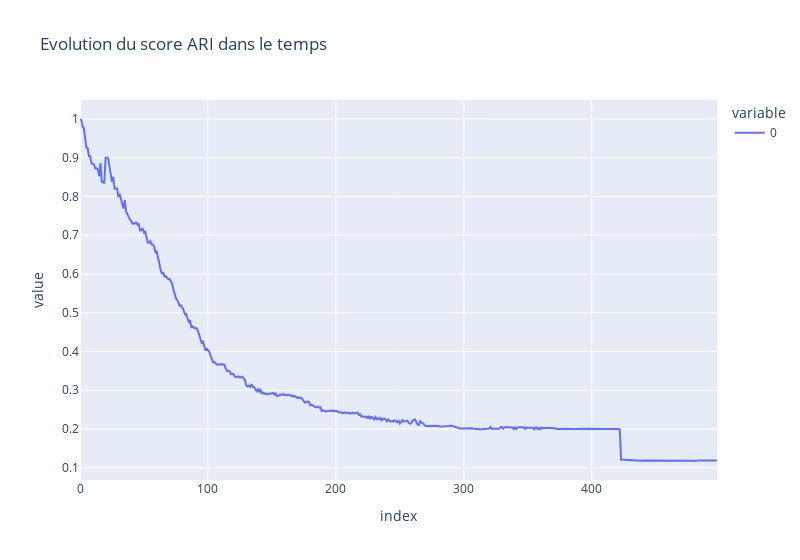

The cell this chart's notebook holds for it:
### Code cell
fig = px.line(
    result,
    title=f"Evolution du score ARI dans le temps",
    width=800,
)
fig.show()

### Figure 1 — Plotly figure (JSON) as saved in the notebook; plotly's stock layout.template omitted (floating-point values rounded to 4 significant figures; data arrays with more than 128 entries replaced by an {"elided": "..."} marker saying what was removed)
{"data": [{"hovertemplate": "variable=0<br>index=%{x}<br>value=%{y}<extra></extra>", "legendgroup": "0", "line": {"color": "#636efa", "dash": "solid"}, "marker": {"symbol": "circle"}, "mode": "lines", "name": "0", "orientation": "v", "showlegend": true, "type": "scatter", "x": {"elided": "499 int values"}, "xaxis": "x", "y": {"elided": "499 float values"}, "yaxis": "y"}], "layout": {"legend": {"title": {"text": "variable"}, "tracegroupgap": 0}, "title": {"text": "Evolution du score ARI dans le temps"}, "width": 800, "xaxis": {"anchor": "y", "domain": [0, 1], "title": {"text": "index"}}, "yaxis": {"anchor": "x", "domain": [0, 1], "title": {"text": "value"}}}}
